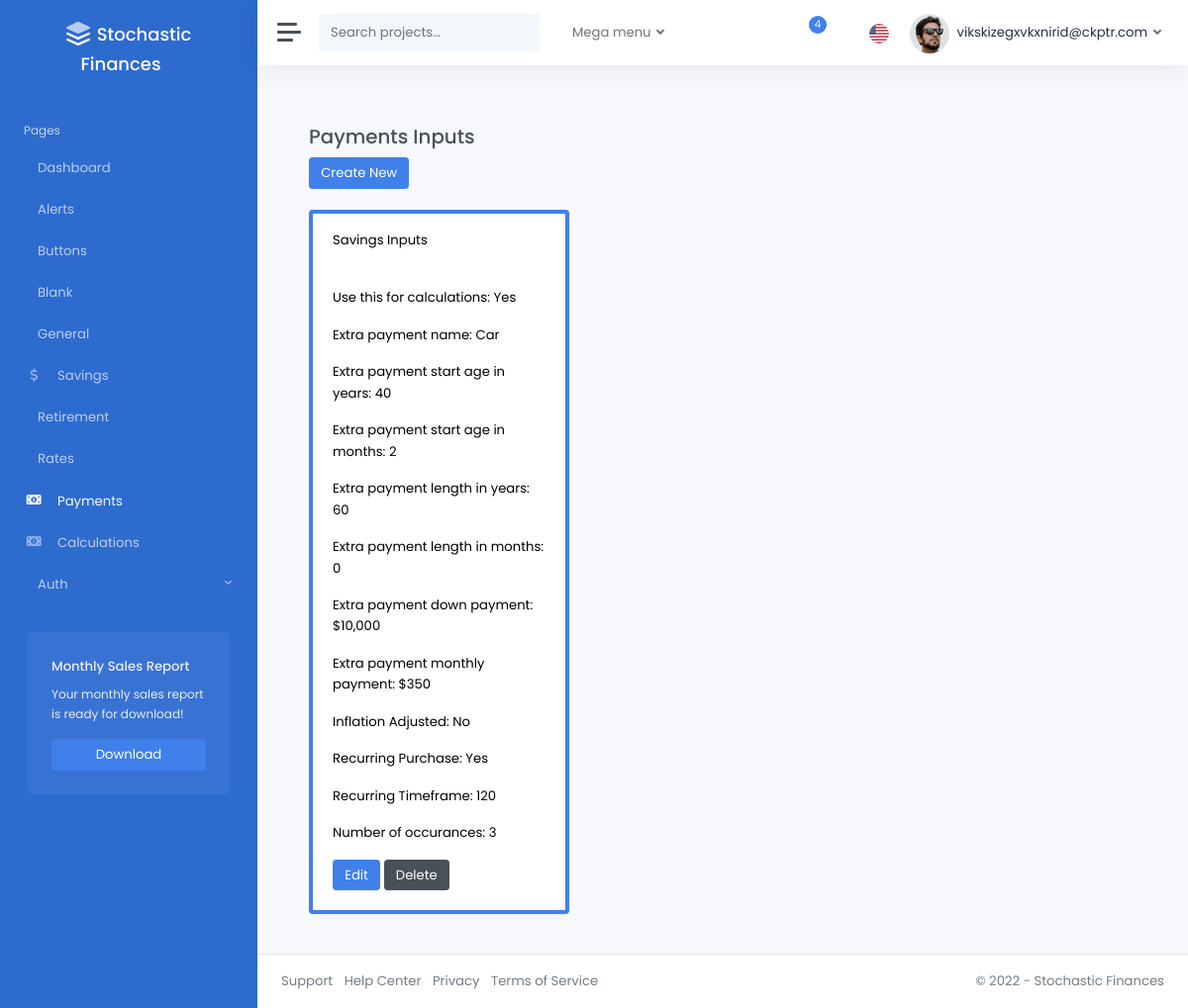
The app's page /payments/ (signed in), older data.
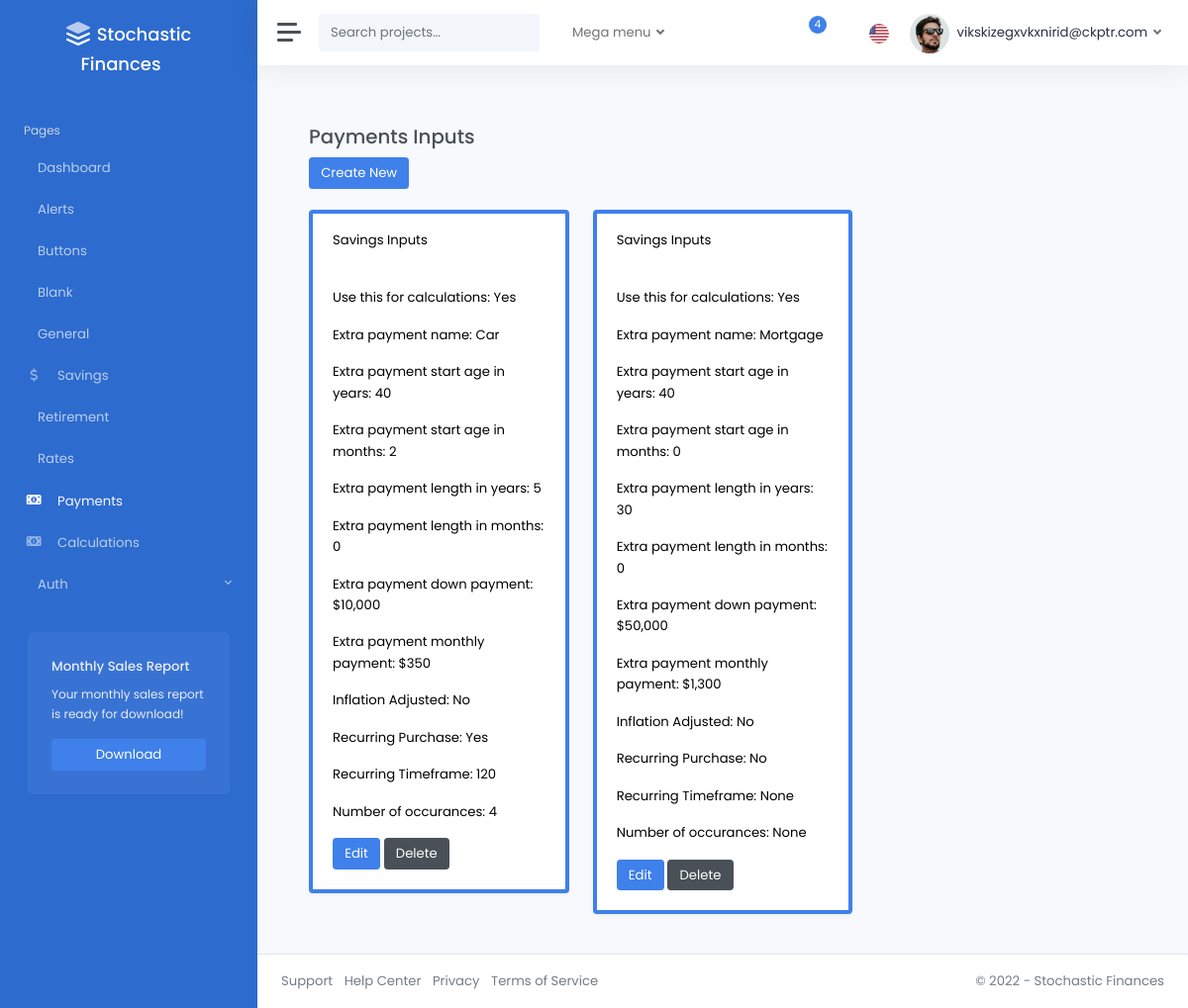
The same page, newer data.
### accounts/models.py (models this page shows, shortened)
class CustomUser(AbstractUser):
    pass

### pages/models.py (models this page shows)
class PaymentsInputsModel(models.Model):
    is_active = models.BooleanField(default=False)
    pmt_name = models.CharField(max_length=100, null=True, blank=True)
    pmt_start_age_yrs = models.IntegerField(
        null=True, blank=True, validators=[validate_pmt_start_age_yrs]
    )
    pmt_start_age_mos = models.IntegerField(
        null=True, blank=True, validators=[validate_range_age_mos]
    )
    pmt_length_yrs = models.IntegerField(
        null=True, blank=True, validators=[validate_pmt_length_yrs]
    )
    pmt_length_mos = models.IntegerField(
        null=True, blank=True, validators=[validate_range_age_mos]
    )
    down_pmt = models.FloatField(
        null=True, blank=True, validators=[validate_down_pmt, decimal_validator]
    )
    reg_pmt_amt = models.FloatField(
        null=True,
        blank=True,
    )
    pmt_freq_mos = models.IntegerField(null=True, blank=True)
    inflation_adj = models.BooleanField(default=False)
    recurring_purchase = models.BooleanField(default=False)
    recurring_timeframe = models.IntegerField(null=True, blank=True)
    recurring_length = models.IntegerField(null=True, blank=True)
    created_by = models.ForeignKey(
        CustomUser,
        related_name="payments_inputs",
        on_delete=models.CASCADE,
        null=True,
        blank=True,
    )
    modified_at = models.DateTimeField(auto_now=True)
    class Meta:
        verbose_name_plural = "Payments_Inputs"

### pages/views.py (the view)
@login_required
def payments_inputs_dashboard(request):
    payments_inputs_models = PaymentsInputsModel.objects.filter(created_by=request.user)
    return render(
        request,
        "pages/payments_inputs.html",
        {"payments_inputs": payments_inputs_models},
    )

### templates/pages/payments_inputs.html (shortened to what this page needs)
{% extends 'layouts/_base.html' %}
{% load static %}
{% block content %}
<div class="container">
    <br />
    <h3>Payments Inputs</h3>
    <div>
        <a href="{% url 'payments_inputs_create'%}" class="btn btn-primary">Create New</a>
    </div>
<br />
<div class="row">
    {% for item in payments_inputs %}
        <div class="col-md-4">
            <div class="card shadow {% if item.is_active %}border-primary{% else %}border-dark{% endif %} mb-3 text-black" style="border-width: {% if item.is_active %}4px{% else %}3px{% endif %};">
                <div class="card-header">Savings Inputs</div>
                <div class="card-body">
                    <p class="card-text">Use this for calculations: {{ item.is_active|yesno|title }}</p>
                    <p class="card-text">Extra payment name: {{ item.pmt_name|title }}</p>
                    <p class="card-text">Extra payment start age in years: {{ item.pmt_start_age_yrs }}</p>
                    <p class="card-text">Extra payment start age in months: {{ item.pmt_start_age_mos}}</p>
                    <p class="card-text">Extra payment length in years: {{ item.pmt_length_yrs}}</p>
                    <p class="card-text">Extra payment length in months: {{ item.pmt_length_mos }}</p>
                    <p class="card-text">Extra payment down payment: ${{ item.down_pmt|floatformat:"0g" }}</p>
                    <p class="card-text">Extra payment monthly payment: ${{ item.reg_pmt_amt|floatformat:"0g" }}</p>
                    <p class="card-text">Inflation Adjusted: {{ item.inflation_adj|yesno|title }}</p>
                    <p class="card-text">Recurring Purchase: {{ item.recurring_purchase|yesno|title }}</p>
                    <p class="card-text">Recurring Timeframe: {{item.recurring_timeframe }}</p>
                    <p class="card-text">Number of occurances: {{item.recurring_length }}</p>
                    <a href="{% url 'payments_inputs_edit' item.id %}" class="btn btn-primary">Edit</a>
                    <a href="{% url 'payments_inputs_delete' item.id %}" class="btn btn-secondary">Delete</a>
                  </div>
                </div>
              </div>
            {% endfor %}
</div>
</div>
{% endblock %}

### templates/layouts/_base.html (shortened to what this page needs)
{% load static %}
<!DOCTYPE html>
<html lang="en">
<head>
  {% include 'layouts/includes/meta.html' %}
</head>
<body data-theme="colored" data-layout="fluid" data-sidebar-position="left" data-sidebar-behavior="sticky">
  <div class="wrapper">
    {% include 'layouts/includes/sidebar.html' %}
    <div class="main">
      {% include 'layouts/includes/navbar.html' %}
      <main class="content">
        <div class="container-fluid p-0">
          {% block content %}
          {% endblock content %}
        </div>
      </main>
      {% include 'layouts/includes/footer.html' %}
    </div>
  </div>
</body>
</html>

### templates/layouts/includes/meta.html (shortened to what this page needs)
{% load static %}
{% block css %}
<link rel="stylesheet" href="{% static 'css/light.css' %}">
{% endblock %}

### templates/layouts/includes/sidebar.html (shortened to what this page needs)
<nav id="sidebar" class="sidebar">
  <div class="sidebar-content js-simplebar">
    <a class="sidebar-brand" href="{% url 'home' %}">
      <span class="align-middle me-3">Stochastic Finances</span>
    </a>
    <ul class="sidebar-nav">
      <li class="sidebar-header">
        Pages
      </li>
      <li class="sidebar-item{% if request.path == "/" %} active{% endif %}">
        <a class="sidebar-link" href="{% url 'home' %}">
           <span class="align-middle">Dashboard</span>
        </a>
      </li>
      <li class="sidebar-item{% if request.path == "/alerts/" %} active{% endif %}">
        <a class="sidebar-link" href="{% url 'alerts' %}">
           <span class="align-middle">Alerts</span>
        </a>
      </li>
      <li class="sidebar-item{% if request.path == "/buttons/" %} active{% endif %}">
        <a class="sidebar-link" href="{% url 'buttons' %}">
           <span class="align-middle">Buttons</span>
        </a>
      </li>
      <li class="sidebar-item{% if request.path == "/blank/" %} active{% endif %}">
        <a class="sidebar-link" href="{% url 'blank' %}">
           <span class="align-middle">Blank</span>
        </a>
      </li>
      <li class="sidebar-item{% if request.path == "/general/" %} active{% endif %}">
        <a class="sidebar-link" href="{% url 'general_inputs_dashboard' %}">
           <span class="align-middle">General</span>
        </a>
      </li>
      <li class="sidebar-item{% if request.path == "/savings/" %} active{% endif %}">
        <a class="sidebar-link" href="{% url 'savings_inputs_dashboard' %}">
          <i class="align-middle fas fa-fw fa-dollar-sign"></i> <span class="align-middle">Savings</span>
        </a>
      </li>
      <li class="sidebar-item{% if request.path == "/retirement/" %} active{% endif %}">
        <a class="sidebar-link" href="{% url 'retirement_inputs_dashboard' %}">
           <span class="align-middle">Retirement</span>
        </a>
      </li>
      <li class="sidebar-item{% if request.path == "/rates/" %} active{% endif %}">
        <a class="sidebar-link" href="{% url 'rates_inputs_dashboard' %}">
           <span class="align-middle">Rates</span>
        </a>
      </li>
      <li class="sidebar-item{% if request.path == "/payments/" %} active{% endif %}">
        <a class="sidebar-link" href="{% url 'payments_inputs_dashboard' %}">
          <i class="align-middle fas fa-fw fa-money-bill-alt"></i> <span class="align-middle">Payments</span>
        </a>
      </li>
      <li class="sidebar-item{% if request.path == "/calculations/" %} active{% endif %}">
        <a class="sidebar-link" href="{% url 'calculations' %}">
          <i class="align-middle fas fa-fw fa-money-bill-alt"></i> <span class="align-middle">Calculations</span>
        </a>
      </li>
      <li class="sidebar-item">
        <a data-bs-target="#auth" data-bs-toggle="collapse" class="sidebar-link collapsed">
           <span class="align-middle">Auth</span>
        </a>
      </li>
    </ul>
    <div class="sidebar-cta">
      <div class="sidebar-cta-content">
        <strong class="d-inline-block mb-2">Monthly Sales Report</strong>
        <div class="mb-3 text-sm">
          Your monthly sales report is ready for download!
        </div>
        <div class="d-grid">
          <a href="https://themes.getbootstrap.com/product/appstack-responsive-admin-template/" class="btn btn-primary" target="_blank">Download</a>
        </div>
      </div>
    </div>
  </div>
</nav>

### templates/layouts/includes/navbar.html (shortened to what this page needs)
{% load static %}
<nav class="navbar navbar-expand navbar-light navbar-bg">
  <a class="sidebar-toggle">
    <i class="hamburger align-self-center"></i>
  </a>
  <form class="d-none d-sm-inline-block">
    <div class="input-group input-group-navbar">
      <input type="text" class="form-control" placeholder="Search projects…" aria-label="Search">
      <button class="btn" type="button">
      </button>
    </div>
  </form>
  <ul class="navbar-nav">
    <li class="nav-item px-2 dropdown">
      <a class="nav-link dropdown-toggle" href="#" id="servicesDropdown" role="button" data-bs-toggle="dropdown" aria-haspopup="true" aria-expanded="false">
        Mega menu
      </a>
    </li>
  </ul>
  <div class="navbar-collapse collapse">
    <ul class="navbar-nav navbar-align">
      <li class="nav-item dropdown">
        <a class="nav-icon dropdown-toggle" href="#" id="messagesDropdown" data-bs-toggle="dropdown">
          <div class="position-relative">
            <span class="indicator">4</span>
          </div>
        </a>
      </li>
      <li class="nav-item dropdown">
        <a class="nav-icon dropdown-toggle" href="#" id="alertsDropdown" data-bs-toggle="dropdown">
        </a>
      </li>
      <li class="nav-item dropdown">
        <a class="nav-flag dropdown-toggle" href="#" id="languageDropdown" data-bs-toggle="dropdown">
          <img src="{% static 'img/flags/us.png' %}" alt="English" />
        </a>
      </li>
      {% if user.is_authenticated %}
        <li class="nav-item dropdown">
          <a class="nav-link dropdown-toggle d-none d-sm-inline-block" href="#" data-bs-toggle="dropdown">
            <img src="{% static 'img/avatars/avatar.jpg' %}" class="avatar img-fluid rounded-circle me-1" alt="{{ user.email }}" /> <span class="text-dark">{{ user.email }}</span>
          </a>
        </li>
      {% else %}
        <li class="nav-item">
          <a class="nav-link" href="{% url 'account_login' %}">Sign In <i class="ml-2" data-feather="log-in"></i></a>
        </li>
      {% endif %}
    </ul>
  </div>
</nav>

### templates/layouts/includes/footer.html
<footer class="footer">
  <div class="container-fluid">
    <div class="row text-muted">
      <div class="col-6 text-start">
        <ul class="list-inline">
          <li class="list-inline-item">
            <a class="text-muted" href="#">Support</a>
          </li>
          <li class="list-inline-item">
            <a class="text-muted" href="#">Help Center</a>
          </li>
          <li class="list-inline-item">
            <a class="text-muted" href="#">Privacy</a>
          </li>
          <li class="list-inline-item">
            <a class="text-muted" href="#">Terms of Service</a>
          </li>
        </ul>
      </div>
      <div class="col-6 text-end">
        <p class="mb-0">
          &copy; 2022 - <a href="index.html" class="text-muted">Stochastic Finances</a>
        </p>
      </div>
    </div>
  </div>
</footer>

### templates/layouts/includes/scripts.html (shortened to what this page needs)
{% load static %}

Row changes from the older to the newer data that the page shows:
changed PaymentsInputsModel "Car": pmt_length_yrs "60" → "5"; recurring_length "3" → "4"
added PaymentsInputsModel: is_active "Yes", pmt_name "Mortgage", pmt_start_age_yrs "40", pmt_start_age_mos "0", pmt_length_yrs "30", pmt_length_mos "0", down_pmt "50,000", reg_pmt_amt "1,300", inflation_adj "No", recurring_purchase "No", recurring_timeframe "None", recurring_length "None"
